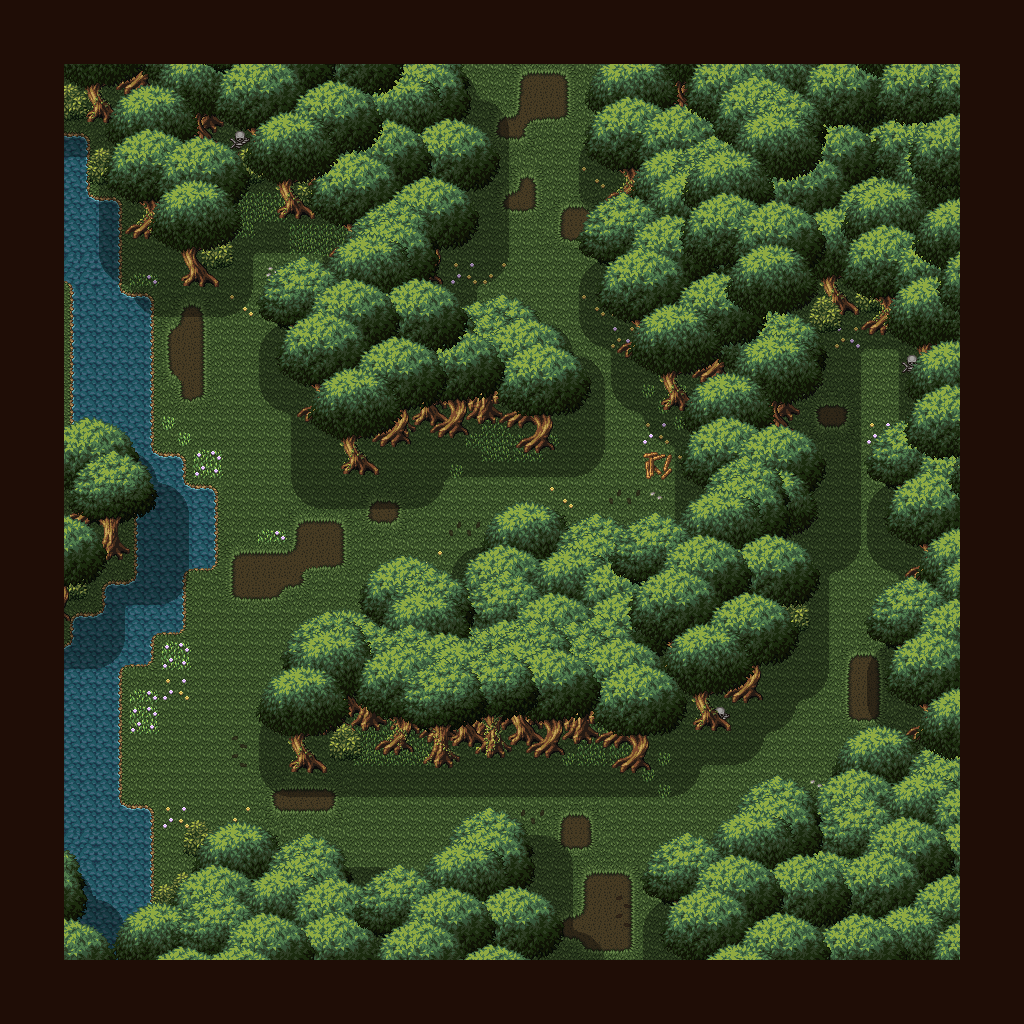

Tiled map render using the project's own tile images. Description and the map definition, with tile-layer contents summarised, below:
An orthogonal 32x32 tile map with 32x32 px tiles, 15 tile layers (ground, flower_objects, event_objects, shadow, ...), 1 hidden layer not drawn and 1 object (Encounter).

<map version="1.9" tiledversion="1.9.0" orientation="orthogonal" renderorder="right-down" width="32" height="32" tilewidth="32" tileheight="32" infinite="0" nextlayerid="20" nextobjectid="2">
  <tileset firstgid="1" source="../13_tsx/13_maptip.tsx" />
  <layer id="1" name="ground" width="32" height="32">
    <data>[1024 cells, 1024 non-empty, 80 distinct tile ids]</data>
  </layer>
  <layer id="11" name="flower_objects" width="32" height="32">
    <data>[1024 cells, 20 non-empty, 5 distinct tile ids]</data>
  </layer>
  <layer id="18" name="event_objects" width="32" height="32">
    <data>[1024 cells, 6 non-empty, 3 distinct tile ids]</data>
  </layer>
  <layer id="5" name="shadow" width="32" height="32">
    <data>[1024 cells, 560 non-empty, 12 distinct tile ids]</data>
  </layer>
  <layer id="12" name="bush-4" width="32" height="32">
    <data>[1024 cells, 28 non-empty, 12 distinct tile ids]</data>
  </layer>
  <layer id="6" name="woods-2" width="32" height="32">
    <data>[1024 cells, 366 non-empty, 120 distinct tile ids]</data>
  </layer>
  <layer id="10" name="woods-1" width="32" height="32">
    <data>[1024 cells, 55 non-empty, 39 distinct tile ids]</data>
  </layer>
  <layer id="13" name="bush-3" width="32" height="32">
    <data>[1024 cells, 24 non-empty, 12 distinct tile ids]</data>
  </layer>
  <layer id="15" name="chara" width="32" height="32">
    <data>[1024 cells, 0 non-empty, 0 distinct tile ids]</data>
  </layer>
  <layer id="16" name="bush-2" width="32" height="32">
    <data>[1024 cells, 2 non-empty, 2 distinct tile ids]</data>
  </layer>
  <layer id="14" name="bush-1" width="32" height="32">
    <data>[1024 cells, 18 non-empty, 6 distinct tile ids]</data>
  </layer>
  <layer id="9" name="leaves-3" width="32" height="32">
    <data>[1024 cells, 362 non-empty, 165 distinct tile ids]</data>
  </layer>
  <layer id="7" name="leaves-2" width="32" height="32">
    <data>[1024 cells, 448 non-empty, 174 distinct tile ids]</data>
  </layer>
  <layer id="8" name="leaves-1" width="32" height="32">
    <data>[1024 cells, 294 non-empty, 197 distinct tile ids]</data>
  </layer>
  <layer id="17" name="item" width="32" height="32" visible="0">
    <data>[1024 cells, 1 non-empty, 1 distinct tile ids]</data>
  </layer>
  <layer id="3" name="frame" width="32" height="32">
    <data>[1024 cells, 240 non-empty, 1 distinct tile ids]</data>
  </layer>
<objectgroup id="19" name="EncounterArea"><object id="1" type="Encounter" x="16.0" y="16.0" width="992" height="992"><properties><property name="EncounterId" value="encounter_lostforest_6" /><property name="unity:IsTrigger" type="bool" value="true" /></properties></object></objectgroup></map>
